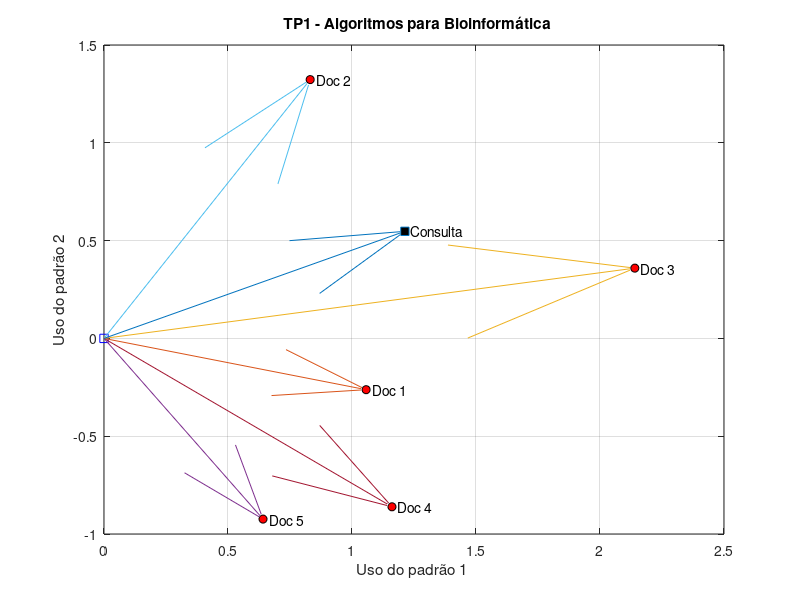

MATLAB code to generate this figure:
disp('TP1 Algoritmos para Bioinformática')

% a) Informar a matriz A no ambiente de prototipagem disponível
A = [0 0 0 1 0;...
    0 0 0 0 1;...
    0 0 0 0 1;...
    1 0 1 0 0;... %s no pdf ta 1 0 1 0 0 mas no video do professor ta 0 0 1 0 1
    1 0 0 0 0;...
    0 1 0 0 0 ;...
    1 0 1 1 0;...
    0 1 1 0 0;...
    0 0 1 1 1;...
    0 1 1 0 0];

% b) Proceder à decomposição por valores singulares da matriz A
[T, S, D] = svd(A);

% c) Verifique que A = T * S * D'. Dica: compute norm(A – T*S*D’, 2)
norma = norm(A - T*S*D', 2)

% d) Represente os documentos em um gráfico
Combinacoes = S*D';
x = Combinacoes(1,:);
y = Combinacoes(2,:);
plot(x, y, 'ko', 'markerfacecolor', 'r');
grid on;
hold on;
plot(0,0, 'sb');

% e) Informar a query e projetá-la no espaço reduzido, resolvendo o sistema de equações de m linhas por duas colunas
q = [0 0 0 0 0 0 0 1 1 1]';
T2 = T(:, 1:2);
qtil = T2'*q;

% % f) Representar a query no gráfico produzido
plot(qtil(1), qtil(2), 's', 'markerfacecolor', 'k');
p1 = [0 0];
for i = 1:5
    istr = num2str(i);
    text(x(i), y(i), ['  Doc ' istr]);
    p2 = [x(i) y(i)];
    dp = p2 -p1;
    quiver(p1(1),p1(2),dp(1),dp(2),0);
end
text(qtil(1), qtil(2), ['  Consulta']);
p2 = [qtil(1) qtil(2)];
dp = p2-p1;
quiver(p1(1),p1(2),dp(1),dp(2),0);
title('  TP1 - Algoritmos para Bioinformática');
xlabel('Uso do padrão 1 ');
ylabel('Uso do padrão 2');

% calculo dos cossenos
cossenos = 1 - pdist2([x; y]', qtil', 'cosine');